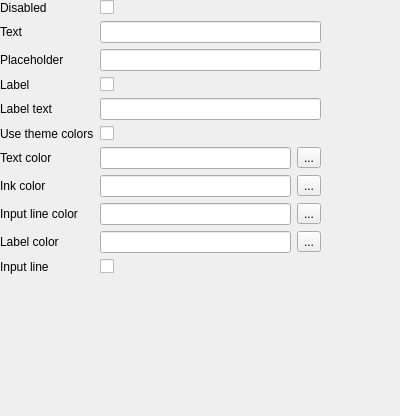
<?xml version="1.0" encoding="UTF-8"?>
<ui version="4.0">
    <class>TextFieldSettingsForm</class>
    <widget class="QWidget" name="TextFieldSettingsForm">
        <property name="geometry">
            <rect>
                <x>0</x>
                <y>0</y>
                <width>400</width>
                <height>416</height>
            </rect>
        </property>
        <property name="windowTitle">
            <string>Form</string>
        </property>
        <widget class="QWidget" name="formLayoutWidget">
            <property name="geometry">
                <rect>
                    <x>0</x>
                    <y>0</y>
                    <width>321</width>
                    <height>351</height>
                </rect>
            </property>
            <layout class="QFormLayout" name="formLayout">
                <item row="0" column="0">
                    <widget class="QLabel" name="disabledLabel">
                        <property name="text">
                            <string>Disabled</string>
                        </property>
                    </widget>
                </item>
                <item row="0" column="1">
                    <widget class="QCheckBox" name="disabledCheckBox"/>
                </item>
                <item row="1" column="0">
                    <widget class="QLabel" name="textLabel">
                        <property name="text">
                            <string>Text</string>
                        </property>
                    </widget>
                </item>
                <item row="1" column="1">
                    <widget class="QLineEdit" name="textLineEdit"/>
                </item>
                <item row="2" column="0">
                    <widget class="QLabel" name="placeholderLabel">
                        <property name="text">
                            <string>Placeholder</string>
                        </property>
                    </widget>
                </item>
                <item row="2" column="1">
                    <widget class="QLineEdit" name="placeholderLineEdit"/>
                </item>
                <item row="3" column="0">
                    <widget class="QLabel" name="labelLabel_2">
                        <property name="text">
                            <string>Label</string>
                        </property>
                    </widget>
                </item>
                <item row="3" column="1">
                    <widget class="QCheckBox" name="labelCheckBox"/>
                </item>
                <item row="4" column="0">
                    <widget class="QLabel" name="labelLabel">
                        <property name="text">
                            <string>Label text</string>
                        </property>
                    </widget>
                </item>
                <item row="4" column="1">
                    <widget class="QLineEdit" name="labelTextLineEdit"/>
                </item>
                <item row="5" column="0">
                    <widget class="QLabel" name="useThemeColorsLabel">
                        <property name="text">
                            <string>Use theme colors</string>
                        </property>
                    </widget>
                </item>
                <item row="5" column="1">
                    <widget class="QCheckBox" name="useThemeColorsCheckBox"/>
                </item>
                <item row="6" column="0">
                    <widget class="QLabel" name="textColorLabel">
                        <property name="text">
                            <string>Text color</string>
                        </property>
                    </widget>
                </item>
                <item row="6" column="1">
                    <layout class="QHBoxLayout" name="horizontalLayout">
                        <item>
                            <widget class="QLineEdit" name="textColorLineEdit"/>
                        </item>
                        <item>
                            <widget class="QToolButton" name="textColorToolButton">
                                <property name="text">
                                    <string>...</string>
                                </property>
                            </widget>
                        </item>
                    </layout>
                </item>
                <item row="7" column="0">
                    <widget class="QLabel" name="inkColorLabel">
                        <property name="text">
                            <string>Ink color</string>
                        </property>
                    </widget>
                </item>
                <item row="7" column="1">
                    <layout class="QHBoxLayout" name="horizontalLayout_4">
                        <item>
                            <widget class="QLineEdit" name="inkColorLineEdit"/>
                        </item>
                        <item>
                            <widget class="QToolButton" name="inkColorToolButton">
                                <property name="text">
                                    <string>...</string>
                                </property>
                            </widget>
                        </item>
                    </layout>
                </item>
                <item row="8" column="0">
                    <widget class="QLabel" name="inputLineColorLabel">
                        <property name="text">
                            <string>Input line color</string>
                        </property>
                    </widget>
                </item>
                <item row="8" column="1">
                    <layout class="QHBoxLayout" name="horizontalLayout_6">
                        <item>
                            <widget class="QLineEdit" name="inputLineColorLineEdit"/>
                        </item>
                        <item>
                            <widget class="QToolButton" name="inputLineColorToolButton">
                                <property name="text">
                                    <string>...</string>
                                </property>
                            </widget>
                        </item>
                    </layout>
                </item>
                <item row="9" column="0">
                    <widget class="QLabel" name="labelColorLabel">
                        <property name="text">
                            <string>Label color</string>
                        </property>
                    </widget>
                </item>
                <item row="9" column="1">
                    <layout class="QHBoxLayout" name="horizontalLayout_7">
                        <item>
                            <widget class="QLineEdit" name="labelColorLineEdit"/>
                        </item>
                        <item>
                            <widget class="QToolButton" name="labelColorToolButton">
                                <property name="text">
                                    <string>...</string>
                                </property>
                            </widget>
                        </item>
                    </layout>
                </item>
                <item row="10" column="0">
                    <widget class="QLabel" name="labelShowInputLine">
                        <property name="text">
                            <string>Input line</string>
                        </property>
                    </widget>
                </item>
                <item row="10" column="1">
                    <widget class="QCheckBox" name="inputLineCheckBox"/>
                </item>
            </layout>
        </widget>
    </widget>
    <resources/>
    <connections/>
</ui>
